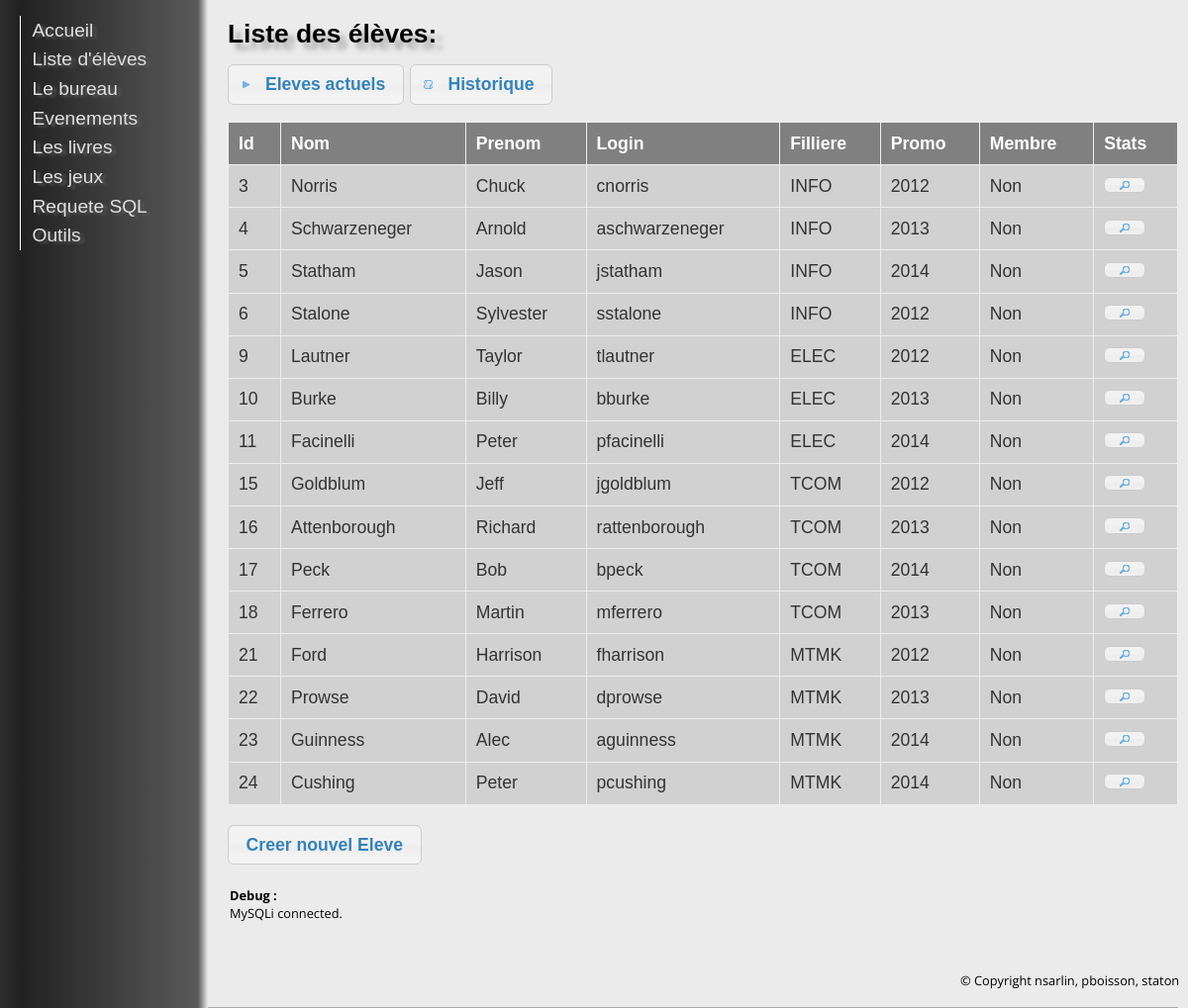
The page /?action=eleves on the database its author committed.
### index.php (called while the page is built, shortened)
<?php
$core = new Core();
$core->showPage();
?>

### src/classes/Eleve.class.php (called while the page is built, shortened)
<?php
class Eleve {
	private static $tableName="ELEVE";
	public function __construct($eleve = false)
	{
		if($eleve != false)
			$this->fetch($eleve);
	}
	public function fetch($result)
	{
		$this->id = $result['id_eleve'];
		$this->nom = $result['nom_eleve'];
		$this->prenom = $result['prenom_eleve'];
		$this->filliere = $result['filliere'];
		$this->login = $result['login'];
		$this->promo = $result['promo'];
		$query = "select * from MEMBRE where id_eleve=".$this->id;
		Database::query($query);
		Database::query("SELECT COUNT(*)
			FROM EVENEMENT, PARTICIPE
			WHERE PARTICIPE.id_eleve = ".$this->id."
			AND PARTICIPE.id_evt = EVENEMENT.id_evt
			AND year(EVENEMENT.date_evt) = YEAR(NOW())");
		$res=Database::fetch();
	}
	public static function getListe()
	{
		$query = "select * from ".Eleve::$tableName;
		$results = Database::query($query);
		return $results;
	}
}
?>

### src/libs/Database.lib.php (called while the page is built, shortened)
<?php
class Database implements genericInterface {
	private static $base;
	public static $lastResult;
	public static function init() {
		$mysqlDB=Config::$mysqlDB;
		Database::$base = new mysqli($mysqlDB->host, $mysqlDB->user, $mysqlDB->password, "", $mysqlDB->port);
	}
	public static function query($query, $debug=false) {
		$return = Database::$base->query($query);
		Database::$lastResult=$return;
		return $return;
	}
	public static function fetch($result = false)
	{
		if($result==false)
			return Database::$lastResult->fetch_assoc();
		else
			return $result->fetch_assoc();
	}
}
?>

### src/pages/ElevesPage.class.php (the view, shortened to what this page needs)
<?php
class ElevesPage extends Layout{
	public function bodyHTML() {
?>
<div id="liste" class="ui-widget">
    <h1>Liste des élèves:</h1>
		<button id="actual">Eleves actuels</button>
		<button id="historique">Historique</button>
    <table id="users" class="ui-widget ui-widget-content">
        <thead>
            <tr class="ui-widget-header ">
				<th>Id</th>
				<th>Nom</th>
				<th>Prenom</th>
				<th>Login</th>
				<th>Filliere</th>
				<th>Promo</th>
				<th>Membre</th>
				<th>Stats</th>
            </tr>
        </thead>
        <tbody>
		<?php
			$result=Eleve::getListe();
			if(!($result))
			{
				echo "Erreur de requete : ".Database::errorMsg();
			}
			else
			{
				while($res = Database::fetch($result))
				{
					$eleve = new Eleve($res);
					if((!isset($_GET['historique']) && $eleve->promo >= date('Y')) || (isset($_GET['historique']) && $eleve->promo < date('Y')))
					{
						echo "<tr onclick='javascript:open_info(".$eleve->id.")'>";
						echo "<td>".$eleve->id."</td>";
						echo "<td>".$eleve->nom."</td>";
						echo "<td>".$eleve->prenom."</td>";
						echo "<td>".$eleve->login."</td>";
						echo "<td>".$eleve->filliere."</td>";
						echo "<td>".$eleve->promo."</td>";
						if($eleve->isMember)
							echo "<td>Oui</td>";
						else
							echo "<td>Non</td>";
						echo "<td><button class='bubu' onclick='javascript:open_info(".$eleve->id.")'></button></td>";
						echo "</tr>";
					}
				}
			}
		?>
        </tbody>
    </table>
</div>
<button id="create-user">Creer nouvel Eleve</button>
		<?php
	}
}
?>

### src/classes/Core.class.php (shortened to what this page needs)
<?php
class Core {
	private static $debugText="";
	public function __construct() {
		$this->createDB();
	}
	public function createDB() {
		switch(Config::$dbType){
		case "mysql":
			if(class_exists('MYSQLi'))
			{
				$this->addDebug("MySQLi connected.");
			}
			else
				die("MySQL NOT supported.");
			break;
		}
	}
	public function showPage()
	{
		$page=null;
		if(isset($_GET['raz']))
			$this::razDB();
		elseif(isset($_GET['test']))
			$this->testP();
		elseif(isset($_GET['action'])) {
			switch($_GET['action']) {
				case "eleves":
					$page = new ElevesPage();
					break;
			}
		}
		else
			$page = new Accueil($this);
		if($page && $page->showHTML())
			$page->toHTML();
	}
	public static function debugHTML() {
		echo Core::$debugText;
	}
	public static function addDebug($string) {
		Core::$debugText = Core::$debugText.$string."<br />";
	}
}
?>

### src/classes/Layout.class.php (shortened to what this page needs)
<?php
abstract class Layout {
	protected $AJAX = false;
	public function showHTML()
	{
		return !($this->AJAX);
	}
	public function toHTML() {
		$this->headerHTML();
		$this->bodyHTML();
		$this->footerHTML();
	}
	public function headerHTML() {
?>
<!DOCTYPE html>
<html lang="en">
	<head>
		<link rel="stylesheet" href="ressources/style.css" />
		<link rel="stylesheet" href="ressources/jquery-ui-1.9.2.css" />
	</head>
	<body>
		<div id="menu">
			<nav>
				<ul>
					<li>
						<a href="index.php">Accueil</a>
					</li>
					<li>
						<a href="?action=eleves">Liste d'élèves</a>
					</li>
					<li>
						<a href="?action=bureau">Le bureau</a>
					</li>
					<li>
						<a href="?action=evt">Evenements</a>
					</li>
					<li>
						<a href="?action=livres">Les livres</a>
					</li>
					<li>
						<a href="?action=jeux">Les jeux</a>
					</li>
					<li>
						<a href="?action=sql">Requete SQL</a>
					</li>
					<li>
						<a href="?action=tools">Outils</a>
					</li>
				</ul>
			</nav>
		</div>
	<div id="right">
		<div id="body">
<?php
			}
			public function footerHTML() {
		?>
	<div id="debug">
		<b>Debug :</b><br />
	</div>
</div>
		<div id="footer">
			<footer>
				<p>
					&copy; Copyright nsarlin, pboisson, staton
				</p>
			</footer>
		</div>
	</div>
	</body>
</html>
<?php
	}
	}
?>

### ressources/style.css (style rules this page uses)
body { font-family: 'Open Sans', sans-serif; background-color:#EBEBEB; }
h1 { font-weight: bold; text-align: left; font-family: 'Arial Black', Gadget, sans-serif; font-size: 1.5em; line-height: 110%; text-shadow: 7px 7.0px 5px rgba(142, 139, 143, 0.7); margin: .6em 0; }
div#menu { position: fixed; left: 0; right: 0; top: 0; width: 200px; min-height: 100%; font-family: Arial; border-right: 1px solid #aaa; background-color:#2e2e2e; background-image: -moz-linear-gradient(0deg, #2e2e2e, #212121 20px,#595959 200px); background-image: -webkit-linear-gradient(0deg, #2e2e2e, #212121 20px,#595959 200px); background-image: -o-linear-gradient(0deg, #2e2e2e, #212121 20px,#595959 200px); background-image: -ms-linear-gradient(0deg, #2e2e2e, #212121 20px,#595959 200px); background-image:linear-gradient(90deg, #2e2e2e, #212121 20px,#595959 200px); }
div#right { position: absolute; left: 200px; top: 0px; width: 80%; min-height: 100%; background-image:-webkit-gradient(linear, 0% 0%, 1% 0%, from(#595959), to(#EBEBEB)); background-image:-moz-linear-gradient(0deg, #595959, #EBEBEB 10px); background-image:linear-gradient(90deg, #595959, #EBEBEB 10px); }
div#body { position: relative; left: 10px; top: 0px; height: auto; width: 100%; padding-left:20px; padding-bottom: 20px; border-bottom: 1px solid #aaa; }
div#footer { position: fixed; right: 0px; bottom: 0px; height: 50px; width: 230px; font-size: 0.8em; overflow: hidden; }
div#debug { position: relative; margin-top: 20px; margin-bottom: 20px; height: 80px; padding: 2px; font-size: 0.8em; overflow: scroll; }
#menu a { display: block; font-family: Arial; font-size: 1.2em; color: #E0E0E0; text-shadow: 4px 2px 3px #595959; width:9em; text-decoration:none; padding:0.2em 0.6em; border-left:1px solid white; }
#menu ul { width:100%; padding:0; margin-left:20px; list-style-type:none; }
#liste table { display: table; border-collapse: collapse; width: 70%; }
#liste td, th { background-color:#D1D1D1; text-align:center; padding: 10px; overflow: hidden; text-overflow: ellipsis; font-size: 100%; border: 1px solid grey; }
#liste th { background-color:gray; color:white; border: 2px solid black; }
div#liste { margin: 20px 0; }
div#liste table { margin: 1em 0; border-collapse: collapse; width: 100%; }
div#liste table td, div#liste table th { border: 1px solid #eee; padding: .6em 10px; text-align: left; }

### rows shown on the page
eleve: id_eleve "3", nom_eleve "Norris", prenom_eleve "Chuck", login "cnorris", filliere "INFO", promo "2012"
eleve: id_eleve "4", nom_eleve "Schwarzeneger", prenom_eleve "Arnold", login "aschwarzeneger", filliere "INFO", promo "2013"
eleve: id_eleve "5", nom_eleve "Statham", prenom_eleve "Jason", login "jstatham", filliere "INFO", promo "2014"
eleve: id_eleve "6", nom_eleve "Stalone", prenom_eleve "Sylvester", login "sstalone", filliere "INFO", promo "2012"
eleve: id_eleve "9", nom_eleve "Lautner", prenom_eleve "Taylor", login "tlautner", filliere "ELEC", promo "2012"
eleve: id_eleve "10", nom_eleve "Burke", prenom_eleve "Billy", login "bburke", filliere "ELEC", promo "2013"
eleve: id_eleve "11", nom_eleve "Facinelli", prenom_eleve "Peter", login "pfacinelli", filliere "ELEC", promo "2014"
eleve: id_eleve "15", nom_eleve "Goldblum", prenom_eleve "Jeff", login "jgoldblum", filliere "TCOM", promo "2012"
eleve: id_eleve "16", nom_eleve "Attenborough", prenom_eleve "Richard", login "rattenborough", filliere "TCOM", promo "2013"
eleve: id_eleve "17", nom_eleve "Peck", prenom_eleve "Bob", login "bpeck", filliere "TCOM", promo "2014"
eleve: id_eleve "18", nom_eleve "Ferrero", prenom_eleve "Martin", login "mferrero", filliere "TCOM", promo "2013"
eleve: id_eleve "21", nom_eleve "Ford", prenom_eleve "Harrison", login "fharrison", filliere "MTMK", promo "2012"
eleve: id_eleve "22", nom_eleve "Prowse", prenom_eleve "David", login "dprowse", filliere "MTMK", promo "2013"
eleve: id_eleve "23", nom_eleve "Guinness", prenom_eleve "Alec", login "aguinness", filliere "MTMK", promo "2014"
eleve: id_eleve "24", nom_eleve "Cushing", prenom_eleve "Peter", login "pcushing", filliere "MTMK", promo "2014"

### other values the page prints
$string "MySQLi connected."
